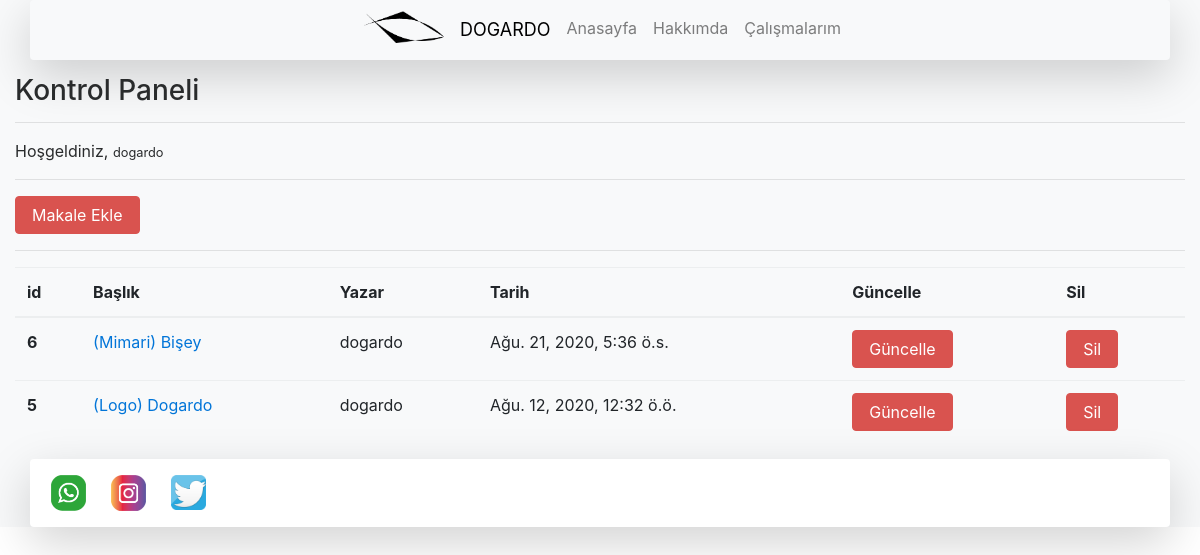
Screenshot of /articles/dashboard/ (signed in) with the database file from the repository.
### article/models.py (models this page shows, shortened)
class Article(models.Model):
    author = models.ForeignKey("auth.User",on_delete = models.CASCADE,verbose_name = "Yazar ")
    title = models.CharField(max_length = 50,verbose_name = "Başlık")
    content = RichTextField()
    created_date = models.DateTimeField(auto_now_add=True,verbose_name="Oluşturulma Tarihi")
    article_image = models.FileField(blank = True,null = True,verbose_name="Makaleye Fotoğraf Ekleyin")
    class Meta:
        ordering = ['-created_date']

### article/views.py (the view)
# urls.py: path('dashboard/',views.dashboard,name = "dashboard"),
@login_required(login_url = "user:login")
def dashboard(request):
    articles = Article.objects.filter(author = request.user)
    context = {
        "articles":articles
    }
    return render(request,"dashboard.html",context)

### templates/dashboard.html
{% extends "layout.html" %}
{% block body %}
<h3>Kontrol Paneli</h3>
<hr>
<p>
    Hoşgeldiniz, <small>{{request.user.username}}</small>
</p>
<hr>
<a class = "btn btn-danger" href = "{% url 'article:addarticle' %}">Makale Ekle </a>
<hr>
{% if articles %}
<table class="table">
        <thead>
          <tr>
            <th scope="col">id</th>
            <th scope="col">Başlık</th>
            <th scope="col">Yazar</th>
            <th scope="col">Tarih</th>
            <th scope="col">Güncelle</th>
            <th scope="col">Sil</th>
          </tr>
        </thead>
        <tbody>
          {% for article in articles %}
          <tr>
            <th scope="row">{{article.id}}</th>
            <td><a href="{% url 'article:detail' article.id %}">{{article.title}}</a></td>
            <td>{{article.author.username}}</td>
            <td>{{article.created_date}}</td>
            <td><a href="{% url 'article:update' article.id %}" class = "btn btn-danger">Güncelle</a></td>
            <td><a href="{% url 'article:delete' article.id %}" class = "btn btn-danger">Sil</a> </td>
          </tr>
          {% endfor %}
        </tbody>
      </table>
{% else %}
<div class = "alert alert-danger">
    Henüz bir makaleniz bulunmuyor...
</div>
{% endif %}
{% endblock body %}

### rows the page displays
Article: id "6", title "(Mimari) Bişey", author.username "dogardo", created_date "Ağu. 21, 2020, 5:36 ö.s."
Article: id "5", title "(Logo) Dogardo", author.username "dogardo", created_date "Ağu. 12, 2020, 12:32 ö.ö."

### other values shown
{{ request.user.username }} "dogardo"
